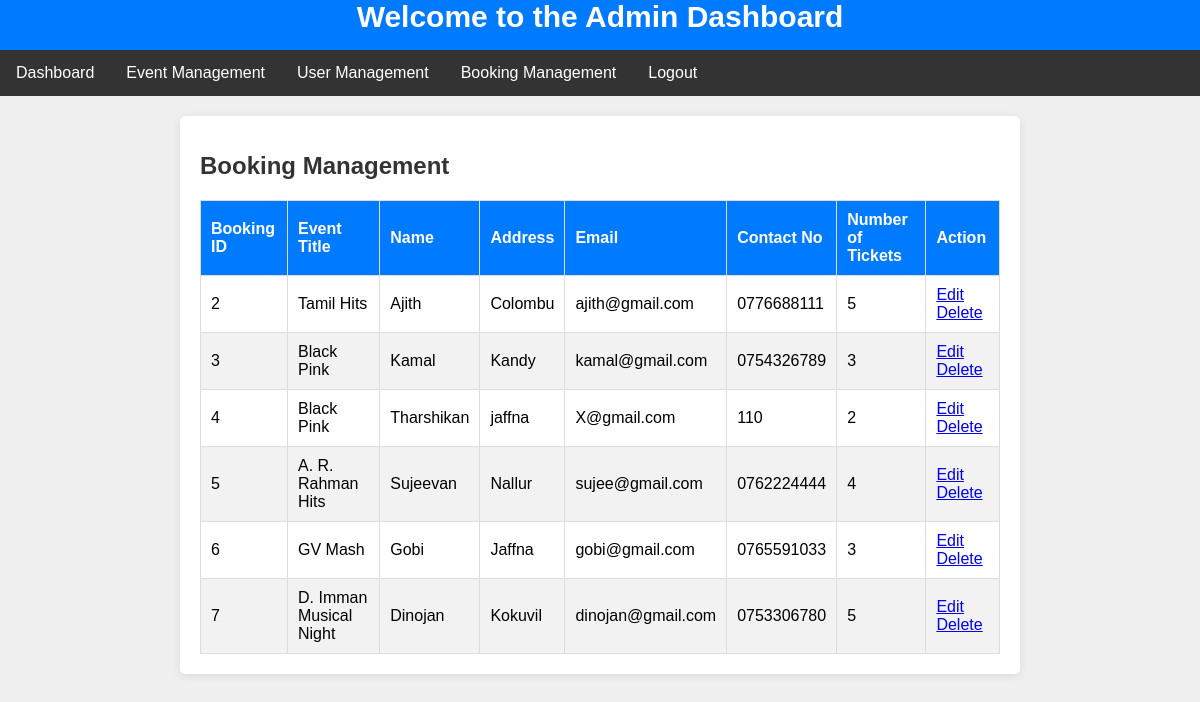
Page /admin_managebookings.php on the committed database.
### tables this page shows
CREATE TABLE `bookings` (
  `booking_id` int(11) NOT NULL,
  `event_id` int(11) NOT NULL,
  `name` varchar(255) NOT NULL,
  `address` varchar(255) NOT NULL,
  `email` varchar(255) NOT NULL,
  `contactNo` varchar(20) NOT NULL,
  `numTickets` int(11) NOT NULL,
  `booking_date` timestamp NOT NULL DEFAULT current_timestamp()
);

CREATE TABLE `events` (
  `id` int(11) NOT NULL,
  `title` varchar(255) NOT NULL,
  `description` text NOT NULL,
  `date` date NOT NULL,
  `location` varchar(255) NOT NULL,
  `price` decimal(10,2) NOT NULL,
  `available_tickets` int(11) NOT NULL,
  `user_id` int(11) NOT NULL
);

### admin_managebookings.php (the view, shortened to what this page needs)
<?php
require_once('db_connection.php');
$userRole = "admin";
if ($userRole === "admin") {
    $sql = "SELECT b.booking_id, e.title, b.name, b.address, b.email, b.contactNo, b.numTickets
            FROM bookings b
            INNER JOIN events e ON b.event_id = e.id";
} elseif ($userRole === "partner") {
    $sql = "SELECT b.booking_id, e.title, b.name, b.address, b.email, b.contactNo, b.numTickets
            FROM bookings b
            INNER JOIN events e ON b.event_id = e.id
            WHERE e.user_id = ?";
} else {
    echo "Access denied.";
    exit();
}
$stmt = $conn->prepare($sql);
if ($stmt) {
    $stmt->execute();
    $stmt->bind_result($bookingId, $eventTitle, $name, $address, $email, $contactNo, $numTickets);
    $bookings = array();
    while ($stmt->fetch()) {
        $bookings[] = array(
            'booking_id' => $bookingId,
            'event_title' => $eventTitle,
            'name' => $name,
            'address' => $address,
            'email' => $email,
            'contactNo' => $contactNo,
            'numTickets' => $numTickets,
        );
    }
} else {
    echo "Error: " . $conn->error;
}
?>
<!DOCTYPE html>
<html lang="en">
<head>
    <link rel="stylesheet" href="style_nav.css">
    <link rel="stylesheet" href="style_b_m.css">
</head>
<body>
<h2 class="dashboard-heading">Welcome to the Admin Dashboard</h2>
<nav class="main-menu">
    <ul>
        <li><a href="admin_dashboard.php">Dashboard</a></li>
        <li><a href="event_management.php">Event Management</a></li>
        <li><a href="user_management.php">User Management</a></li>
        <li><a href="admin_managebookings.php">Booking Management</a></li>
        <li><a href="logout.php">Logout</a></li>
    </ul>
</nav>
    <div class="container">
        <h1>Booking Management</h1>
        <table class="booking-table">
            <thead>
                <tr>
                    <th>Booking ID</th>
                    <th>Event Title</th>
                    <th>Name</th>
                    <th>Address</th>
                    <th>Email</th>
                    <th>Contact No</th>
                    <th>Number of Tickets</th>
                    <th>Action</th>
                </tr>
            </thead>
            <tbody>
                <?php foreach ($bookings as $booking) : ?>
                    <tr>
                        <td><?php echo $booking['booking_id']; ?></td>
                        <td><?php echo $booking['event_title']; ?></td>
                        <td><?php echo $booking['name']; ?></td>
                        <td><?php echo $booking['address']; ?></td>
                        <td><?php echo $booking['email']; ?></td>
                        <td><?php echo $booking['contactNo']; ?></td>
                        <td><?php echo $booking['numTickets']; ?></td>
                        <td>
                            <a href="edit_booking.php?id=<?php echo $booking['booking_id']; ?>">Edit</a>
                            <a href="delete_booking.php?id=<?php echo $booking['booking_id']; ?>">Delete</a>
                        </td>
                    </tr>
                <?php endforeach; ?>
            </tbody>
        </table>
    </div>
</body>
</html>

### style_nav.css (style rules this page uses)
.dashboard-heading { font-size: 30px; color: #ffffff; margin-bottom: 0px; background-color: #007bff; text-align: center; height: 50px; margin-top: 0px; }
.main-menu { list-style-type: none; background-color: #333; overflow: hidden; }
.main-menu ul { list-style: none; padding: 0; margin: 0; text-align: right; }
.main-menu li { float: left; }
.main-menu a { display: block; color: #fff; text-align: center; padding: 14px 16px; text-decoration: none; }

### style_b_m.css (style rules this page uses)
body { font-family: Arial, sans-serif; background-color: #f0f0f0; margin: 0; padding: 0; }
.container { max-width: 800px; margin: 20px auto; padding: 20px; background-color: #fff; border-radius: 5px; box-shadow: 0 2px 10px rgba(0, 0, 0, 0.1); }
h1 { font-size: 24px; color: #333; margin-bottom: 20px; }
.booking-table { width: 100%; border-collapse: collapse; margin-top: 20px; }
.booking-table th, .booking-table td { border: 1px solid #ddd; padding: 10px; text-align: left; }
.booking-table th { background-color: #007bff; color: #fff; }
.booking-table tr:nth-child(even) { background-color: #f2f2f2; }

### rows in the picture
bookings: booking_id "2", event.title "Tamil Hits", name "Ajith", address "Colombu", email "ajith@gmail.com", contactNo "0776688111", numTickets "5"
bookings: booking_id "3", event.title "Black Pink", name "Kamal", address "Kandy", email "kamal@gmail.com", contactNo "0754326789", numTickets "3"
bookings: booking_id "4", event.title "Black Pink", name "Tharshikan", address "jaffna", email "X@gmail.com", contactNo "110", numTickets "2"
bookings: booking_id "5", event.title "A. R. Rahman Hits", name "Sujeevan", address "Nallur", email "sujee@gmail.com", contactNo "0762224444", numTickets "4"
bookings: booking_id "6", event.title "GV Mash", name "Gobi", address "Jaffna", email "gobi@gmail.com", contactNo "0765591033", numTickets "3"
bookings: booking_id "7", event.title "D. Imman Musical Night", name "Dinojan", address "Kokuvil", email "dinojan@gmail.com", contactNo "0753306780", numTickets "5"
